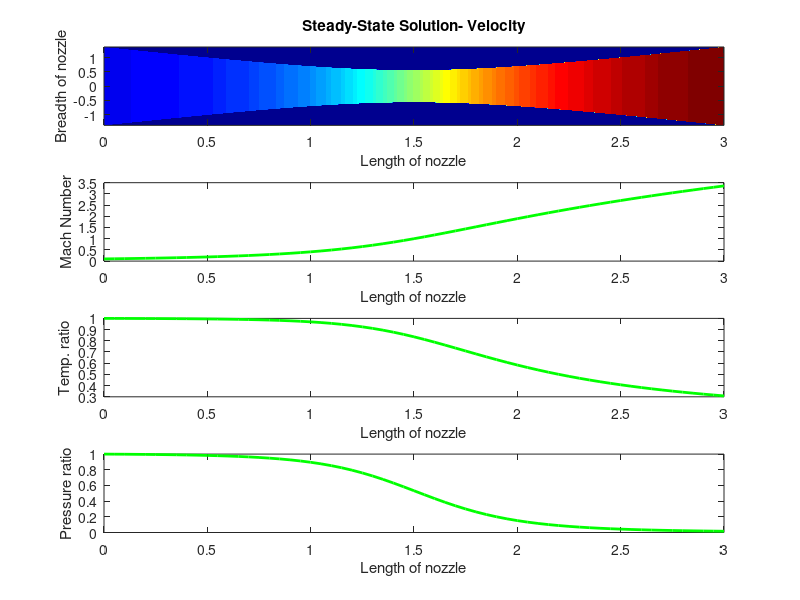

Reproduce this figure in MATLAB.
% function to compute solution to quasi 1D subsonic-supersonic isentropic
% flow nozzle in non-conservation form
clear all
close all
clc

%function [rho,T,p,M,m,n_iter]= non_conservation_form(L,n,nt,C,tol)
L = 3;
n = 61;
throat = (n+1)/2;
x = linspace(0,3,n);
nt = 1400;
C = 0.5;
tol = 1e-4;
    % initialization
    x = linspace(0,L,n);
    dx = L/(n-1);
    A = 1 + 2.2*(x-1.5).^2;
    throat = (n+1)/2;   % assuming equal no of grid points on either side of throat
    nt_x = linspace(1,nt,nt);
    gamma = 1.4;
    error = 1;
    n_iter = 1;
    m_old = 0;

    % Initial conditions
    rho = 1 - 0.3146*x;
    T = 1 - 0.2314*x;
    v = (0.1 + 1.09.*x).*T.^(1/2);
    
    % analytical steady-state mass flow rate solution
    m_an = 0.579*ones(n);
    
    % copy of initial values
    rho_initial = rho;
    T_initial = T;
    v_initial = v;
    m_initial = rho.*v.*A;

    % loop to calculate minimum value of dt among all nodes
    for k = 1:n
        dt_x(k) = C*dx/(T(k)^(1/2)+v(k));
    end
    dt = min(dt_x);

    % time loop
    for j = 1:nt
        
        % updating old values at the start of every time loop
        rho_old = rho;
        v_old = v;
        T_old = T;

        % predictor step
        for i = 2:n-1
            drho_dx = (rho(i+1)-rho(i))/dx;
            dv_dx = (v(i+1)-v(i))/dx;
            dT_dx = (T(i+1)-T(i))/dx;
            dlnA_dx = (log(A(i+1))-log(A(i)))/dx;

            % computing the derivatives using forward difference
            % continuity equation
            drho_dt_p(i) = -rho(i)*dv_dx-rho(i)*v(i)*dlnA_dx-v(i)*drho_dx;
            % momentum equation
            dv_dt_p(i) = -v(i)*dv_dx-(1/gamma)*(dT_dx+(T(i)/rho(i))*drho_dx);
            % energy equation
            dT_dt_p(i) = -v(i)*dT_dx-(gamma-1)*T(i)*(dv_dx+v(i)*dlnA_dx);

            % predictor step update
            rho(i) = rho_old(i)+drho_dt_p(i)*dt;
            v(i) = v_old(i)+dv_dt_p(i)*dt;
            T(i) = T_old(i)+dT_dt_p(i)*dt;
        end

        % corrector step
        for i = 2:n-1
            drho_dx = (rho(i)-rho(i-1))/dx;
            dv_dx = (v(i)-v(i-1))/dx;
            dT_dx = (T(i)-T(i-1))/dx;
            dlnA_dx = (log(A(i))-log(A(i-1)))/dx;

            % computing the derivatives using rearward difference
            % continuity equation
            drho_dt_c(i) = -rho(i)*dv_dx-rho(i)*v(i)*dlnA_dx-v(i)*drho_dx;
            % momentum equation
            dv_dt_c(i) = -v(i)*dv_dx-(1/gamma)*(dT_dx+(T(i)/rho(i))*drho_dx);
            % energy equation
            dT_dt_c(i) = -v(i)*dT_dx-(gamma-1)*T(i)*(dv_dx+v(i)*dlnA_dx);
        end

        % average value of time derivatives
        drho_dt = 0.5*(drho_dt_p+drho_dt_c);
        dv_dt = 0.5*(dv_dt_p+dv_dt_c);
        dT_dt = 0.5*(dT_dt_p+dT_dt_c);
        
        % corrector step update
        for i = 2:n-1            
            rho(i) = rho_old(i)+drho_dt(i)*dt;
            v(i) = v_old(i)+dv_dt(i)*dt;
            T(i) = T_old(i)+dT_dt(i)*dt;
        end

        % Inlet boundary condition
        v(1) = 2*v(2)-v(3);

        % Outlet boundary conditions
        v(n) = 2*v(n-1)-v(n-2);
        rho(n) = 2*rho(n-1)-rho(n-2);
        T(n) = 2*T(n-1)-T(n-2);

        % Calculating pressure, mass flow rate and Mach number
        p = rho.*T;
        M = v./T.^0.5;
        m = rho.*v.*A;
        m_t(j,:) = rho.*v.*A; % capturing timewise variation of massflow at all nodes

        % Capturing flow field variables at the throat for each time step
        rho_throat(j) = rho(throat);
        T_throat(j) = T(throat);
        p_throat(j) = p(throat);
        M_throat(j) = M(throat);

        % checking convergence
        error = max(abs(m-m_old));
        if error>tol
            n_iter = n_iter + 1;            
            m_old = m;
        end

    end

##    % plotting the steady state solutions
##    figure(1);
##    sgtitle(sprintf(['Steady-state distribution of flow-field variables across nozzle'...
##        '\n-Non-conservation form, No. of time steps = %g'],nt));
##    subplot(4,1,1);
##    plot(x,M,'LineWidth',2);
##    xlabel('x/L');
##    ylabel('M');
##    title(sprintf('Mach number'));
##    subplot(4,1,2);
##    plot(x,rho,'r','LineWidth',2);
##    xlabel('x/L');
##    ylabel('\rho/\rho_o');
##    title(sprintf('Non-dimensional Density'));
##    subplot(4,1,3);
##    plot(x,T,'g','LineWidth',2);
##    xlabel('x/L');
##    ylabel('T/T_o');
##    title(sprintf('Non-dimensional Temperature'));
##    subplot(4,1,4);
##    plot(x,p,'m','LineWidth',2);
##    xlabel('x/L');
##    ylabel('p/p_o');
##    title(sprintf('Non-dimensional Pressure'));
##
##    % Timewise variarion of flow field variables at nozzle throat
##    figure(2)
##    plot(nt_x,rho_throat,'LineWidth',2);
##    hold on
##    plot(nt_x,T_throat,'LineWidth',2);
##    hold on
##    plot(nt_x,p_throat,'LineWidth',2);
##    hold on
##    plot(nt_x,M_throat,'LineWidth',2);
##    title(sprintf(['Timewise variation of non-dimensional flow-field variables'...
##        '\nat nozzle throat- Non-conservation form']));
##    xlabel('Number of time steps');
##    legend('\rho/\rho_o','T/T_o','p/p_o','M');
##
##    % Mass flow variation across nozzle at different time steps
##    figure(3)
##    plot(x,m_initial,'--',x,m_t(50,:),x,m_t(100,:),x,m_t(150,:),x,m_t(200,:),x,m_t(700,:),x,m_an,':','LineWidth',2);
##    xlabel('Non-dimensional distance through nozzle(x)');
##    ylabel('Non-dimensional mass flow (\rhoVA)/(\rho_oa_oA*)');
##    legend('0\Deltat','50\Deltat','100\Deltat','150\Deltat','200\Deltat','700\Deltat','Analytical solution');
##    title(sprintf(['Distribution of non-dimensional mass flow rate across the nozzle'...
##        '\n-Non-conservation form']));

%Calculations for graphic display start
ymax=sqrt(max(A)/pi);
ny=1001;
nx=1001;
v_cont=-0.1*ones(ny,nx);
T_cont=-0.1*ones(ny,nx);
p_cont=-0.1*ones(ny,nx);
rho_cont=-0.1*ones(ny,nx);
y=linspace(-ymax,ymax,ny);
dy=y(2)-y(1);
x_new=linspace(0,3,nx);
for i=1:nx
i_n=floor((n-1)*(i-1)/(nx-1))+1;
if nx>i
v_x(i)=v(i_n)+((v(i_n+1)-v(i_n))*((x_new(i)-x(i_n))/(x(i_n+1)-x(i_n))));
A_x(i)=A(i_n)+((A(i_n+1)-A(i_n))*((x_new(i)-x(i_n))/(x(i_n+1)-x(i_n))));
else
v_x(i)=v(i_n);
A_x(i)=A(i_n);
end
end
for i=1:nx
b=sqrt(4*A_x(i)/pi);
ny_start=round(((-b/2)+ymax)/dy)+1;
ny_end=length(y)-ny_start+1;
for j=ny_start:ny_end
v_cont(j,i)=v_x(i);
endfor
endfor
%Calculations for graphic display end
       %plot results
       figure(1)
       subplot(4,1,1)
       contourf(x_new,y,v_cont, 100, 'LineStyle', 'none')
       %colorbar
       colormap(jet)
       xlabel('Length of nozzle')
       ylabel('Breadth of nozzle')
       text_time=sprintf('Steady state time=%d s',time);
       title({'Steady-State Solution- Velocity'})
       subplot(4,1,2)
        plot(x,M,'LineWidth',2,'color','green');
        set(gca, 'color', 'k');
        xlabel('Length of nozzle')
        ylabel('Mach Number')
        subplot(4,1,3)
        plot(x,T,'LineWidth',2,'color','green');
        set(gca, 'color', 'k');
        xlabel('Length of nozzle')
        ylabel('Temp. ratio')
        subplot(4,1,4)
        plot(x,p,'LineWidth',2,'color','green');
        set(gca, 'color', 'k');
        xlabel('Length of nozzle')
        ylabel('Pressure ratio')
        
##       figure(2)
##       plot(x,v,'color','r');
##       hold on
##       plot(x,T,'color','b');
##       hold on
##       plot(x,rho,'color','g');
##       hold on
##       plot(x,p,'color','m');
##       hold off
##       xlabel('x')
##       ylabel('output ratios')
##       legend('Velocity','Temperature','Density','Pressure')
##       title_text1=sprintf('Time=%d',t);
##       title_text2=sprintf('Steady state time=%d and No. of time steps=%d',time,tn);
##       title({title_text1,title_text2});
##       axis([0 3 -0.5 2.5]);
%end
